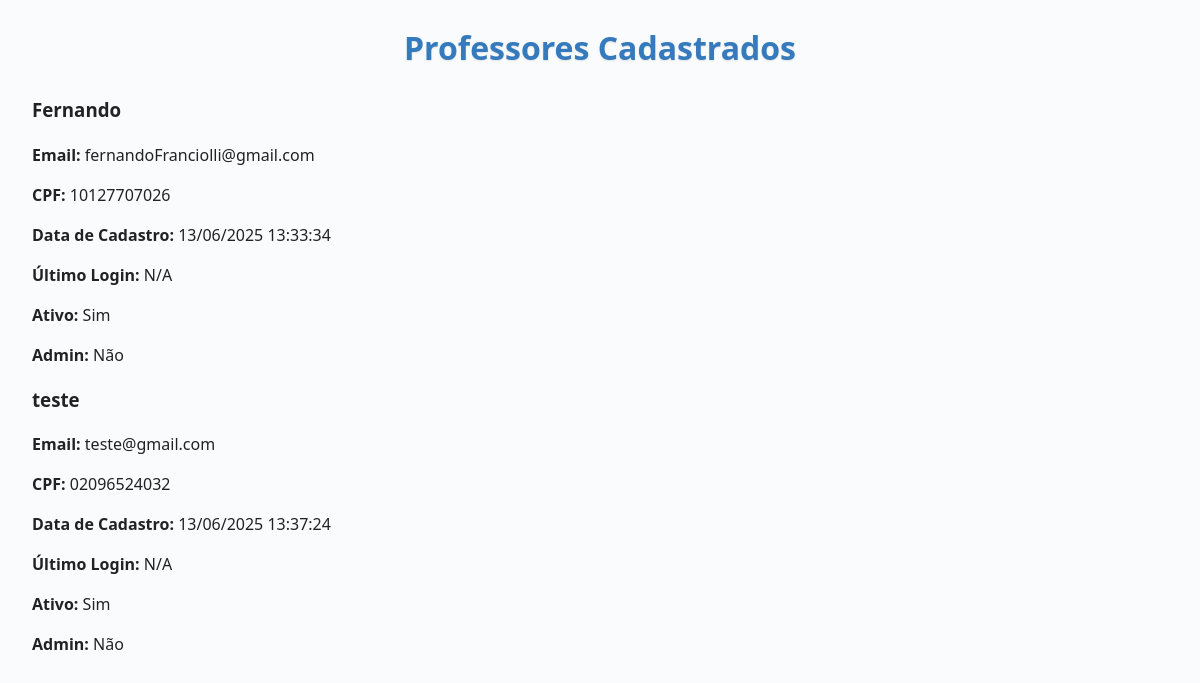
The page /professoresCadastrados on the database its author committed.
### main.py (models this page shows, shortened)
class Professor(db.Model):
    __tablename__ = 'professores'
    id = db.Column(db.Integer, primary_key=True, autoincrement=True)
    nome = db.Column(db.String(100), nullable=False)
    email = db.Column(db.String(100), nullable=False, unique=True)
    cpf = db.Column(db.String(14), nullable=False, unique=True)
    senha = db.Column(db.String(255), nullable=False)
    data_cadastro = db.Column(db.DateTime, server_default=db.func.current_timestamp())
    ultimo_login = db.Column(db.DateTime, nullable=True)
    ativo = db.Column(db.Boolean, default=True)
    admin = db.Column(db.Boolean, default=False)
    alunos = db.relationship('Aluno', backref='professor', lazy=True)
    emprestimos = db.relationship('Emprestimo', backref='professor', lazy=True)

### main.py (the view)
@app.route('/professoresCadastrados')
def professores_cadastrados():
    professores = Professor.query.order_by(Professor.nome).all()
    return render_template('professoresCadastrados.html', professores=professores)

### templates/professoresCadastrados.html (shortened to what this page needs)
<!DOCTYPE html>
<html lang="pt-BR">
<head>
    <link rel="stylesheet" href="{{ url_for('static', filename='css/formsAndTables.css') }}">
</head>
<body>
    <h1>Professores Cadastrados</h1>
    {% if professores %}
        {% for professor in professores %}
            <div class="professor">
                <h3>{{ professor.nome }}</h3>
                <p><strong>Email:</strong> {{ professor.email }}</p>
                <p><strong>CPF:</strong> {{ professor.cpf }}</p>
                <p><strong>Data de Cadastro:</strong> {{ professor.data_cadastro.strftime('%d/%m/%Y %H:%M:%S') if professor.data_cadastro else 'N/A' }}</p>
                <p><strong>Último Login:</strong> {{ professor.ultimo_login.strftime('%d/%m/%Y %H:%M:%S') if professor.ultimo_login else 'N/A' }}</p>
                <p><strong>Ativo:</strong> {{ 'Sim' if professor.ativo else 'Não' }}</p>
                <p><strong>Admin:</strong> {{ 'Sim' if professor.admin else 'Não' }}</p>
            </div>
        {% endfor %}
    {% else %}
        <p>Nenhum professor cadastrado no sistema.</p>
    {% endif %}
</body>
</html>

### static/css/formsAndTables.css (style rules this page uses)
:root { --primary-color: #1d51a0; --primary-color-light: #4a90e2; --primary-color-dark: #357abd; --background-color: #f9fbfd; --text-color: #222222; --border-color: #ccc; --button-bg: #4a90e2; --button-hover-bg: #357abd; --button-text-color: #ffffff; --success-bg: #d4edda; --success-color: #155724; --error-bg: #f8d7da; --error-color: #721c24; --border-radius: 8px; --font-family: 'Segoe UI', Tahoma, Geneva, Verdana, sans-serif; --transition-speed: 0.3s; }
*, *::before, *::after { box-sizing: border-box; }
body { font-family: var(--font-family); background: var(--background-color); margin: 1.5rem 2rem; color: var(--text-color); line-height: 1.5; -webkit-font-smoothing: antialiased; -moz-osx-font-smoothing: grayscale; }
h1 { font-weight: 700; font-size: 2rem; margin-bottom: 1.5rem; color: var(--primary-color-dark); text-align: center; text-shadow: 0 1px 2px rgba(0,0,0,0.1); }

### rows shown on the page
Professor: nome "Fernando", email "fernandoFranciolli@gmail.com", cpf "10127707026", data_cadastro "13/06/2025 13:33:34", ultimo_login "N/A", ativo "Sim", admin "Não"
Professor: nome "teste", email "teste@gmail.com", cpf "02096524032", data_cadastro "13/06/2025 13:37:24", ultimo_login "N/A", ativo "Sim", admin "Não"
